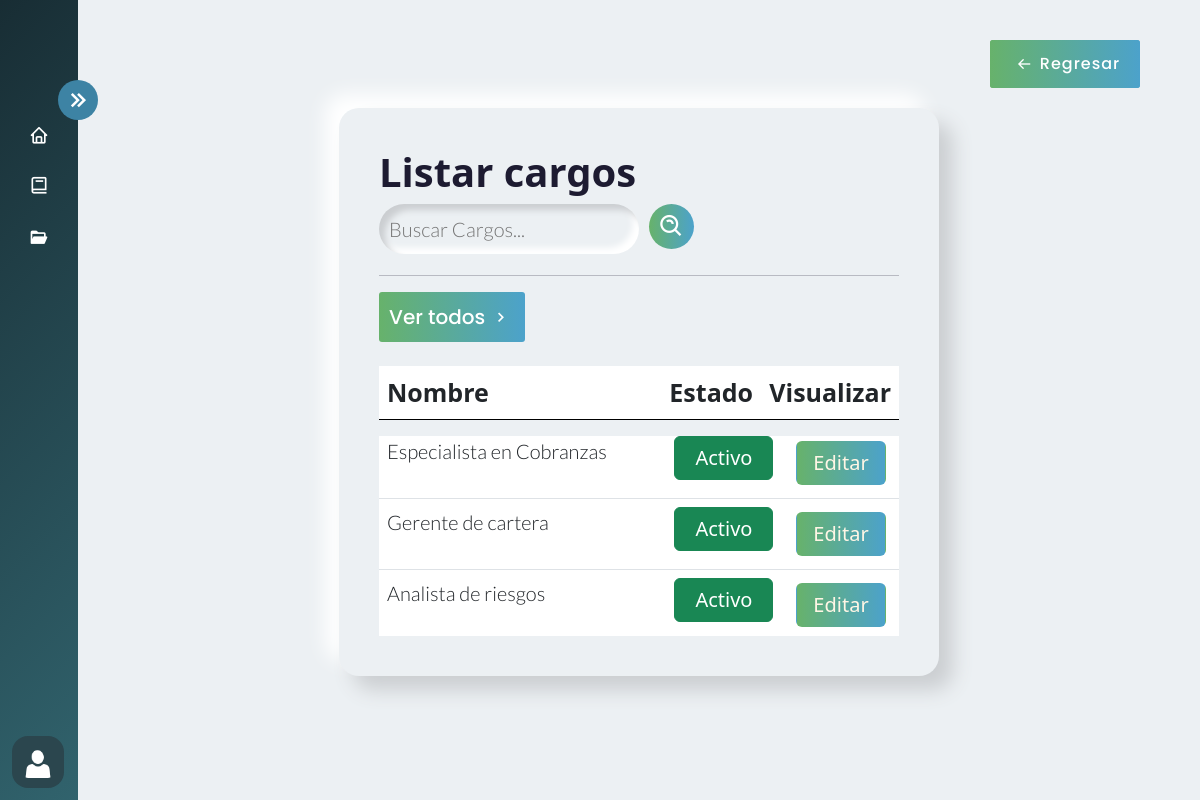
Before: /usuario/filtrar_cargos/ (signed in) with the older database file.
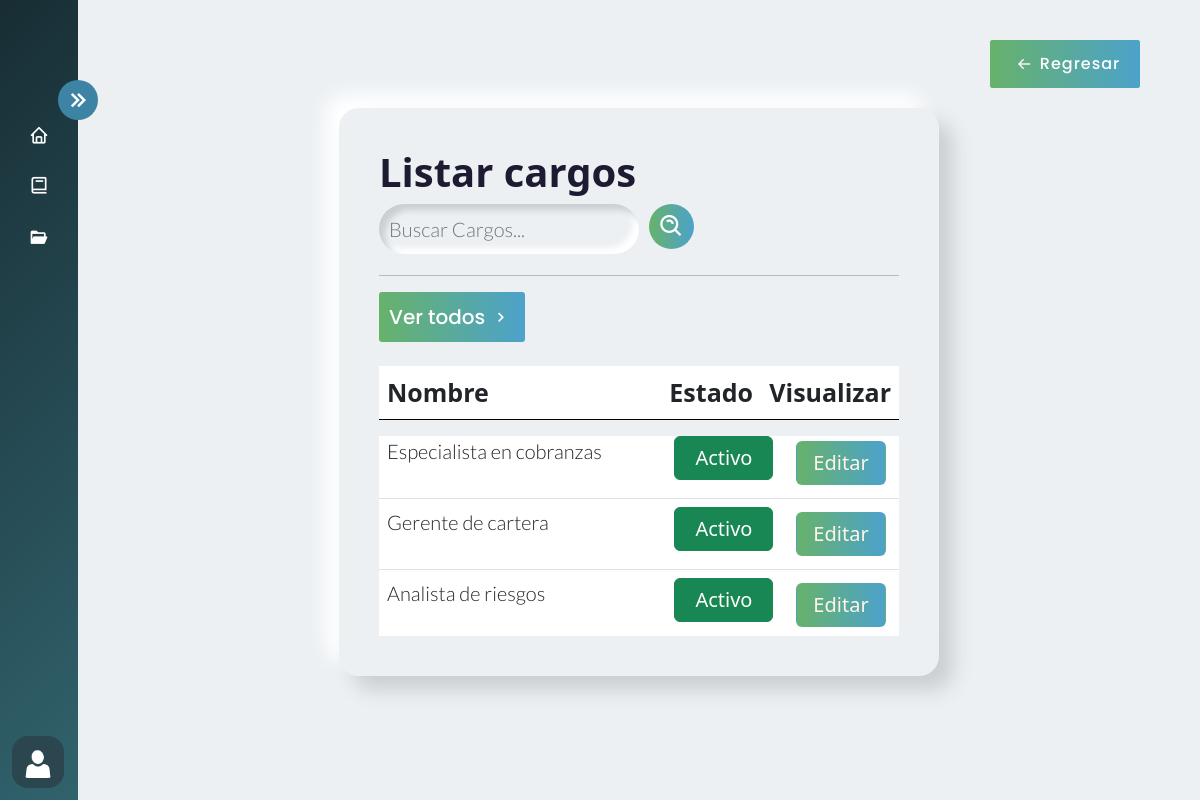
After: the same page with the newer database file.
### AppUsuarios/models.py (models this page shows, shortened)
class Cargo(models.Model):
     nombre_cargo=models.CharField(max_length=100)
     estado_cargo= models.BooleanField(default=False)
     class Meta:
          verbose_name_plural = 'Cargos'

### AppUsuarios/views.py (the view)
# urls.py: path('filtrar_cargos/', login_required(views.filtrar_cargos), name='filtrar_cargos'),
def filtrar_cargos(request):
    cargos = Cargo.objects.filter(nombre_cargo__contains=request.GET.get('search',''))
    context = {'cargos':cargos}
    return render(request, 'Cargos/listar_cargos.html', {'cargos': cargos})

### AppCursos/context_processors.py (called while the page is built)
def group_name(request):
    group_name = None
    if request.user.is_authenticated:
        group = Group.objects.filter(user=request.user).first()
        if group:
            group_name = group.name
    return {'group_name': group_name}

### Templates/Cargos/listar_cargos.html
{% extends 'Layout/Base.html' %}
{% load static %}
{% block content %}
<link rel="stylesheet" href="{% static 'Css/Curso.css' %}">
<div class="home_content">
    <div class="text">
        <div id="contenedor"  class="container-fluid">
            <h1> Listar cargos</h1>
        <form class="search" action="{% url 'filtrar_cargos' %}" method="GET">
            <input type="text" class="search-bar" name="search" placeholder="Buscar Cargos...">
            <button class="search-icon"> <i class='bx bx-search-alt'
                style="font-size:27px; "></i></button> <br>
            </form>
            <hr>
            <a href="{% url 'listar_cargos' %}">
                <button class="ver_todos">
                    <span>Ver todos</span>
                    <i class='bx bx-chevron-right'></i>
                </button>
            </a>
            <table class="table table-hover mt-4 ">
                <thead>
                    <tr  id="cabecera">
                        <th  style="width: 370px;" scope="col" >Nombre</th>
                        <th  style="width: 100px;" scope="col" id="estado">Estado</th>
                        <th   style="width: 80px;" scope="col" id="visualizar">Visualizar</th>
                    </tr>
                </thead>
            </table>
        <div class="table-responsive ">
            <table class="table table-hover mt-4 table-2">
            <tbody class=" overflow-hidden">
                    {% for cargo in cargos %}
                    <tr >
                            <td id="nombre">{{cargo.nombre_cargo }}</td>
                            {% if cargo.estado_cargo %}
                            <td  id="estado">                                <button type="button" class="btn btn-success text-white activo">Activo</button>
                            </td>
                            {% else %}
                            <td  id="estado"> <button type="button" class="btn btn-warning text-white inactivo">Inactivo</button></td>
                            {% endif %}
                        <td  id="visualizar">
                            <a href="{% url 'editar_cargo' cargo.id %}">
                                <button type="button" class="btn visualizar">Editar</button>
                            </a>
                        </td>
                        </tr>
                        {% endfor %}
                </tbody>
            </table>
        </div>
    </div>
</div>
<a href="{% url 'usuarios' %}" id="back2">
    <button class="back">
        <button class="back">
            <i class='bx bx-arrow-back'></i>
            <span>Regresar</span>
        </button>
    </button>
    </a>
{% endblock %}

Changed rows visible on the page:
changed Cargo: nombre_cargo "Especialista en Cobranzas" → "Especialista en cobranzas"
